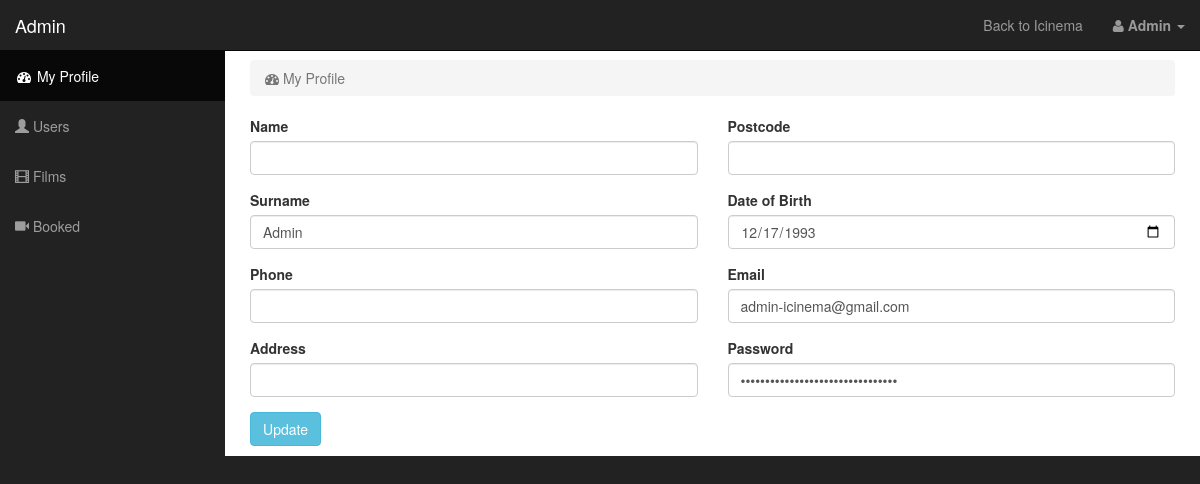
Page /admin/profile.php (signed in) on the committed database.
### tables this page shows
CREATE TABLE IF NOT EXISTS `user` (
  `USER_ID` int(11) NOT NULL AUTO_INCREMENT,
  `USER_LASTNAME` varchar(15) DEFAULT NULL,
  `USER_FIRTSNAME` varchar(15) DEFAULT NULL,
  `USER_PHONE` varchar(15) DEFAULT NULL,
  `USER_ADDRESS` varchar(15) DEFAULT NULL,
  `USER_POSTCODE` varchar(15) DEFAULT NULL,
  `USER_DOB` date DEFAULT NULL,
  `USER_EMAIL` varchar(35) DEFAULT NULL,
  `USER_PASSWORD` varchar(44) DEFAULT NULL,
  `USER_ROLE` varchar(15) DEFAULT NULL,
  PRIMARY KEY (`USER_ID`)
);

### admin/profile.php (the view, shortened to what this page needs)
<?php
include '../connection.php';
?>
<!DOCTYPE html>
<html lang="en">
<head>
    <link href="css/bootstrap.min.css" rel="stylesheet">
    <link href="css/sb-admin.css" rel="stylesheet">
    <link href="css/plugins/morris.css" rel="stylesheet">
    <link href="font-awesome/css/font-awesome.min.css" rel="stylesheet" type="text/css">
</head>
<body>
    <div id="wrapper">
        <nav class="navbar navbar-inverse navbar-fixed-top">
            <div class="navbar-header">
                <a class="navbar-brand" href="profile.php"><?php echo $_SESSION["role"]; ?></a>
            </div>
            <ul class="nav navbar-right top-nav">
				<li>
                        <a href="../index.php">Back to Icinema</a>
                </li>
                <li class="dropdown">
                    <a href="#" class="dropdown-toggle" data-toggle="dropdown">
					<?php if(isset($_SESSION['surname']) && !empty($_SESSION['surname'])) {?>
							<?php echo "
							<i class='fa fa-user'></i>
							<b>" . $_SESSION["surname"] . "</b>"; ?>
					<?php } else {
							header("Location:../index.php");}?>
					<b class="caret"></b></a>
                </li>
            </ul>
            <div class="collapse navbar-collapse navbar-ex1-collapse">
                <ul class="nav navbar-nav side-nav">
                    <li class="active">
                        <a href="profile.php"><i class="fa fa-fw fa-dashboard"></i> My Profile</a>
                    </li>
					<?php if($_SESSION['role'] == 'Admin' || $_SESSION['role'] == 'Staff') {?>
						<li>
							<a href="user.php"><i class="glyphicon glyphicon-user"></i> Users</a>
						</li>
						<li>
							<a href="film.php"><i class="glyphicon glyphicon-film"></i> Films</a>
						</li>
						<li>
							<a href="booked.php"><i class="glyphicon glyphicon-facetime-video"></i> Booked</a>
						</li>
					<?php } ?>
                </ul>
            </div>
        </nav>
        <div id="page-wrapper">
            <div class="container-fluid">
				<?php
				$id = $_SESSION['id'];
				$query = "SELECT * FROM user WHERE USER_ID='$id'";
				$result = mysqli_query ($connection,$query) or die ("You couldn’t execute query");
				while ($row = mysqli_fetch_array ($result, MYSQLI_ASSOC)) {
				extract ($row);
				?>
                <div class="row">
                    <div class="col-lg-12">
                        <ol class="breadcrumb">
                            <li class="active">
                                <i class="fa fa-dashboard"></i> My Profile
                            </li>
                        </ol>
                    </div>
                </div>
				<div class="row">
					<form role="form" action="profile.php" method="post">
						<div class="col-lg-6">
								<div class="form-group">
									<label>Name</label>
									<input class="form-control" name="name" value="<?php echo $USER_FIRTSNAME; ?>">
								</div>
								<div class="form-group">
									<label>Surname</label>
									<input class="form-control" name="lastname" value="<?php echo $USER_LASTNAME; ?>">
								</div>
								<div class="form-group">
									<label>Phone</label>
									<input class="form-control" name="phone" value="<?php echo $USER_PHONE; ?>">
								</div>
								 <div class="form-group">
									<label>Address</label>
									<input class="form-control" name="address" value="<?php echo $USER_ADDRESS; ?>">
								</div>
						</div>
						<div class="col-lg-6">
								<div class="form-group">
									<label>Postcode</label>
									<input class="form-control" name="postcode" value="<?php echo $USER_POSTCODE; ?>">
								</div>
								<div class="form-group">
									<label>Date of Birth</label>
									<input type="date" class="form-control" name="dob" value="<?php echo $USER_DOB; ?>">
								</div>
								<div class="form-group">
									<label>Email</label>
									<input class="form-control" name="email" value="<?php echo $USER_EMAIL; ?>">
								</div>
								<div class="form-group">
									<label>Password</label>
									<input type="password" class="form-control" name="password" value="<?php echo $USER_PASSWORD; ?>">
								</div>
						</div>
						<div class="col-lg-12">
							<button type="submit" name="update" value="update" class="btn btn-info">Update</button>
						</div>
					</form>
				</div>
				<?php  } ?>
            </div>
        </div>
    </div>
</body>
</html>

### admin/css/sb-admin.css (style rules this page uses)
body { margin-top: 100px; background-color: #222; }
@media (min-width:768px) { body { margin-top: 50px; } }
#wrapper { padding-left: 0; }
#page-wrapper { width: 100%; padding: 0; background-color: #fff; }
@media (min-width:768px) { #wrapper { padding-left: 225px; } }
@media (min-width:768px) { #page-wrapper { padding: 10px; } }
.top-nav { padding: 0 15px; }
.top-nav>li { display: inline-block; float: left; }
.top-nav>li>a { padding-top: 15px; padding-bottom: 15px; line-height: 20px; color: #999; }
@media (min-width:768px) { .side-nav { position: fixed; top: 51px; left: 225px; width: 225px; margin-left: -225px; border: none; border-radius: 0; overflow-y: auto; background-color: #222; bottom: 0; overflow-x: hidden; padding-bottom: 40px; } }
@media (min-width:768px) { .side-nav>li>a { width: 225px; } }

### rows in the picture
user: lastname "Admin", dob "12/17/1993", email "admin-icinema@gmail.com"

### other values in the picture
$_SESSION["role"] "Admin"
$_SESSION["surname"] "Admin"
